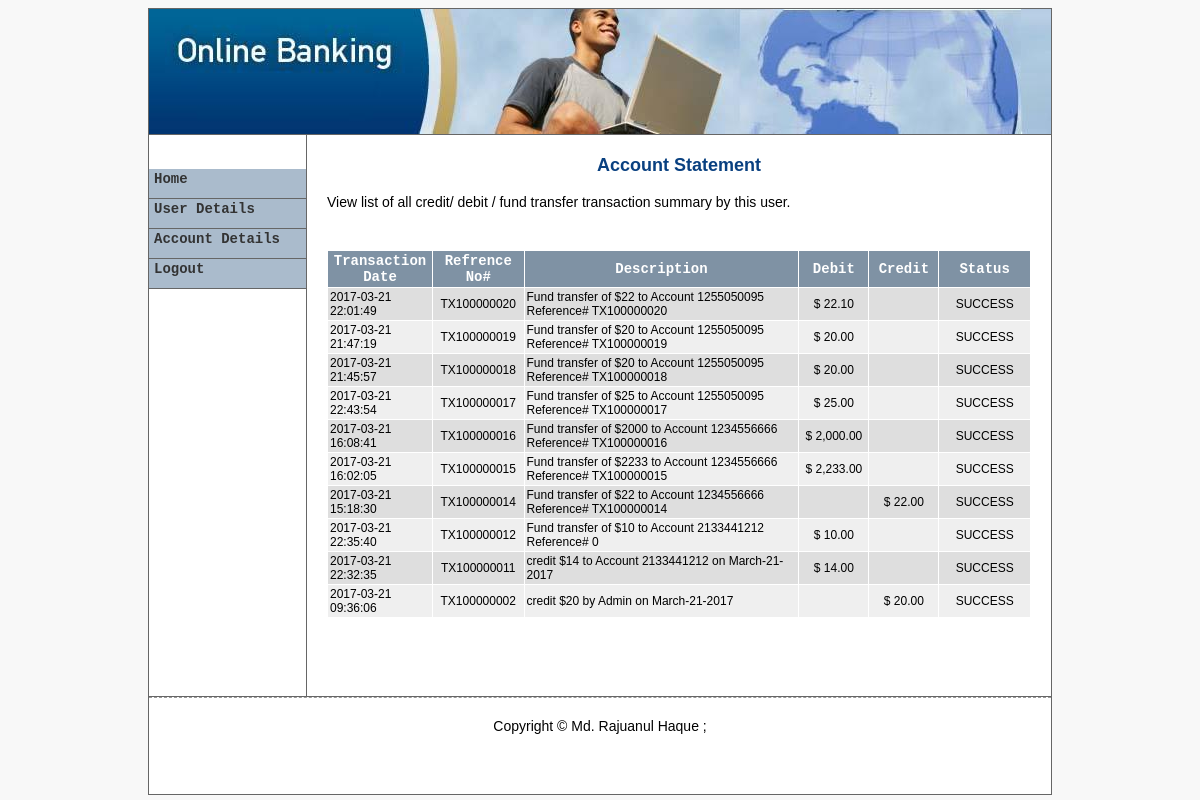
The app's page /admin/account/?view=statement&accNo=1234556666 (signed in) with its own data.
### tables this page shows
CREATE TABLE IF NOT EXISTS `tbl_transaction` (
  `id` int(10) NOT NULL AUTO_INCREMENT,
  `tx_no` varchar(20) NOT NULL,
  `tx_type` varchar(10) NOT NULL,
  `amount` double NOT NULL,
  `date` varchar(100) NOT NULL,
  `description` varchar(100) NOT NULL,
  `to_accno` varchar(20) NOT NULL,
  `status` varchar(10) NOT NULL,
  `tdate` varchar(40) NOT NULL,
  `comments` varchar(200) NOT NULL,
  PRIMARY KEY (`id`)
);

### admin/account/index.php (called while the page is built, shortened)
<?php
require_once '../include/template.php';
?>

### library/database.php (called while the page is built, shortened)
<?php
function dbQuery($sql)
{
	$result = mysql_query($sql) or die(mysql_error());
	return $result;
}
function dbFetchAssoc($result)
{
	return mysql_fetch_assoc($result);
}
function dbNumRows($result)
{
	return mysql_num_rows($result);
}
?>

### admin/account/statement.php (the view, shortened to what this page needs)
<?php
if (isset($_GET['accNo']) && $_GET['accNo'] > 0) {
	$acc_no = $_GET['accNo'];
} else {
	header('Location: index.php');
}
$sql = "SELECT * FROM tbl_transaction WHERE to_accno = $acc_no ORDER BY id DESC LIMIT 20";
$result = dbQuery($sql);
?>
<p align="center" id="mainHead">Account Statement</p>
<p style="font-family:Verdana, Arial, Helvetica, sans-serif;font-size:14px; margin-bottom:40px;">
View list of all credit/ debit / fund transfer transaction summary by this user.</p>
<table width="100%" border="0" align="center" cellpadding="2" cellspacing="1" class="text">
  <tr align="center" id="listTableHeader">
   <th width="80" scope="col">Transaction Date</th>
   <th width="80">Refrence No#</th>
   <th width="250">Description</th>
   <th width="60">Debit</th>
   <th width="60">Credit</th>
   <th width="80">Status</th>
  </tr>
<?php
if(dbNumRows($result) > 0) {
while($row = dbFetchAssoc($result)) {
	extract($row);
	if ($i%2) {$class = 'row1';}
	else {$class = 'row2';}
	$i += 1;
?>
  <tr class="<?php echo $class; ?>">
   <td><?php echo $date; ?></td>
   <td><div align="center"><?php echo $tx_no; ?></div></td>
   <td width="250"><?php echo $description; ?></td>
   <td width="50" align="center"><?php echo $tx_type == "debit" ? "$&nbsp;" . number_format($amount, 2) : ""; ?></td>
   <td width="50" align="center"><?php echo $tx_type == "credit" ? "$&nbsp;" . number_format($amount, 2) : ""; ?></td>
   <td width="80" align="center"><?php echo $status; ?></td>
  </tr>
<?php
}
?>
  <tr>
   <td colspan="5">&nbsp;</td>
  </tr>
  <tr>
   <td colspan="5" align="right"></td>
  </tr>
<?php
}
?>
 </table>
 <p>&nbsp;</p>

### admin/include/admin.css (style rules this page uses)
#listTableHeader { font-family: "Courier New", Courier, mono; font-size: 14px; color: #FFFFFF; background-color: #7F92A4; font-weight: bold; background-position: center; }
.row1 { background-color: #EFEFEF; }
.row2 { background-color: #DEDEDE; }
body { font-family: "Arial", "Helvetica", "sans-serif"; text-align: center; font-size: 10px; }
.text { font-family: Arial, Helvetica, sans-serif; font-size: 12px; }
#mainHead { font-size:18px; font-family:Verdana, Arial, Helvetica, sans-serif; font-weight:bold; color:#094080; }

### admin/include/template.php (style rules this page uses)
body { background-color:#F8F8F8; }

### records on screen
tbl_transaction: date "2017-03-21 22:01:49", tx_no "TX100000020", description "Fund transfer of $22 to Account 1255050095 Reference# TX100000020", amount "22.10", status "SUCCESS"
tbl_transaction: date "2017-03-21 21:47:19", tx_no "TX100000019", description "Fund transfer of $20 to Account 1255050095 Reference# TX100000019", amount "20.00", status "SUCCESS"
tbl_transaction: date "2017-03-21 21:45:57", tx_no "TX100000018", description "Fund transfer of $20 to Account 1255050095 Reference# TX100000018", amount "20.00", status "SUCCESS"
tbl_transaction: date "2017-03-21 22:43:54", tx_no "TX100000017", description "Fund transfer of $25 to Account 1255050095 Reference# TX100000017", amount "25.00", status "SUCCESS"
tbl_transaction: date "2017-03-21 16:08:41", tx_no "TX100000016", description "Fund transfer of $2000 to Account 1234556666 Reference# TX100000016", amount "2,000.00", status "SUCCESS"
tbl_transaction: date "2017-03-21 16:02:05", tx_no "TX100000015", description "Fund transfer of $2233 to Account 1234556666 Reference# TX100000015", amount "2,233.00", status "SUCCESS"
tbl_transaction: date "2017-03-21 15:18:30", tx_no "TX100000014", description "Fund transfer of $22 to Account 1234556666 Reference# TX100000014", amount "22.00", status "SUCCESS"
tbl_transaction: date "2017-03-21 22:35:40", tx_no "TX100000012", description "Fund transfer of $10 to Account 2133441212 Reference# 0", amount "10.00", status "SUCCESS"
tbl_transaction: date "2017-03-21 22:32:35", tx_no "TX100000011", description "credit $14 to Account 2133441212 on March-21-2017", amount "14.00", status "SUCCESS"
tbl_transaction: date "2017-03-21 09:36:06", tx_no "TX100000002", description "credit $20 by Admin on March-21-2017", amount "20.00", status "SUCCESS"
